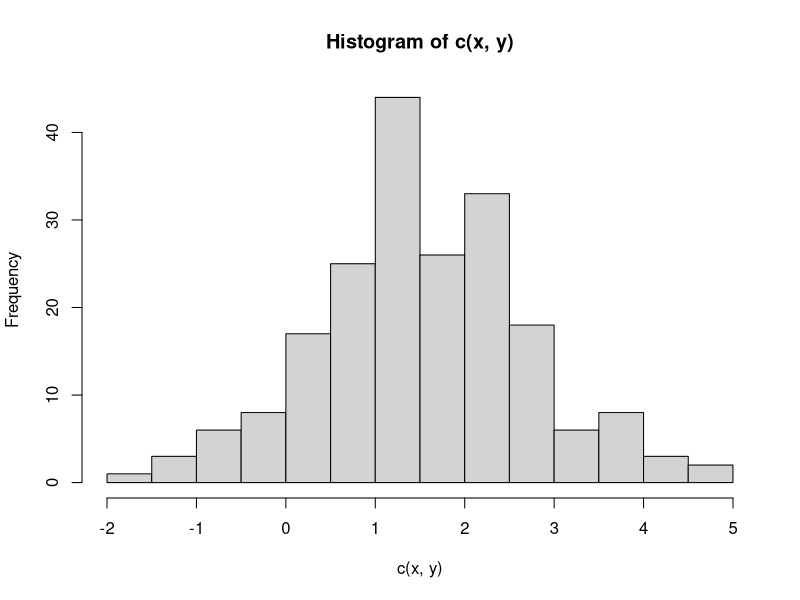

This figure's R source:
## ---- chunk 1
x <- rnorm(1:100, mean=1)
y <- rnorm(1:100, mean=2)
hist(c(x, y), breaks=15)
